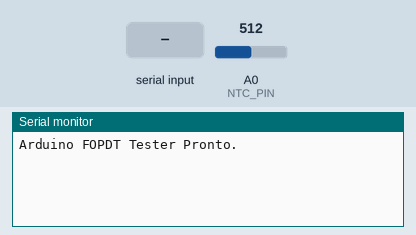
The sketch below on a simulated Arduino Zero (SAMD21). On the bench: the last lines printed to the serial monitor. The inputs (shaded band) are chosen by the test bench; at power-on: A0 (NTC_PIN) = 512 (analog values on the 0–1023 scale).

Above: at 1.2 s.
1.3 s: "SET_DUTY,\n" received over Serial
At 2.2 s:
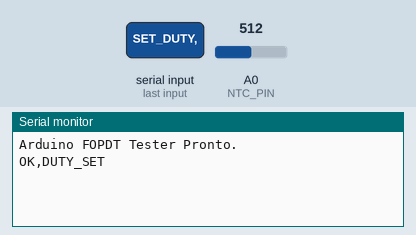
2.8 s: "STOP_TEST\n" received over Serial
At 3.3 s:
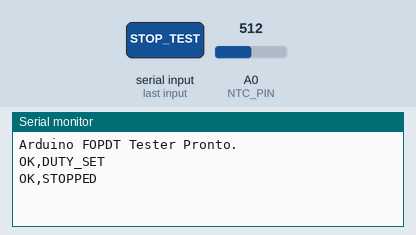
4.3 s: "GET_DATA\n" received over Serial
At 5.0 s:
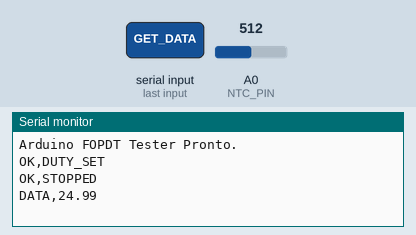

The sketch:

FOPDT_Step_Test.ino
```cpp
/*
 * TCC - FIRMWARE DE TESTE DE DEGRAU (FOPDT)
 * MCU: Arduino Nano 33 IoT
 * OBJETIVO: Este código NÃO é o controlador PID.
 * Ele serve apenas para o teste de identificação do sistema.
 * Ele recebe um comando serial (ex: "SET_DUTY,50.0") e aplica
 * essa potência constante no SSR, reportando a temperatura
 * para o PC (Python) que a registra.
 */

// --- Pinos de Hardware ---
const int NTC_PIN = A0;   // Pino do sensor NTC do forno
const int SSR_PIN = A1;   // Pino que aciona o Relé de Estado Sólido (SSR)

// --- Constantes do ADC e NTC (Portado do seu STM32) ---
const float VREF = 3.3f;            // Tensão de referência (correto para o Nano 33 IoT)
const int   ADC_MAX_BITS = 12;      // Vamos usar 12-bits de resolução (o Nano 33 IoT suporta)
const float ADC_MAX_VALUE = 4095.0f;  // 2^12 - 1
const int   ADC_SAMPLES = 100;       // Número de amostras para fazer a média (reduz ruído)

// --- Constantes do NTC (Baseado nas suas especificações) ---
const float R_DIVISOR = 10000.0f;       // Resistor divisor de 10k
const float NTC_R_NOMINAL = 10000.0f;   // 10k (Resistência nominal do NTC)
const float NTC_T_NOMINAL_C = 25.0f;    // 25°C (Temperatura nominal)

// !! ATENÇÃO: SUAS SPECS TÊM DOIS VALORES B. ESCOLHA O CORRETO !!
//    B=3950 (do "Tipo") ou B=3380 (da "B-constante")
//    Mude o valor abaixo para fazer seu fine-tuning.
const float NTC_B_VALUE = 3950.0f;      //
// const float NTC_B_VALUE = 3380.0f;   // (Descomente para testar este)


// --- Parâmetros de Controle do Teste ---
const long TIME_PROPORTIONING_WINDOW = 5000; // Janela de 5 segundos (5000 ms)
float dutyCycle = 0.0;                       // (0.0 a 100.0)
bool testRunning = false;

// --- Variáveis de Temporização ---
unsigned long ssrWindowStartTime = 0;

// =================================================================
//   SETUP
// =================================================================
void setup() {
  Serial.begin(115200); // Inicia comunicação serial com o PC (Python)

  // LINHA CRÍTICA: Espera o PC (Python) abrir a porta serial
  // Essencial para placas com USB nativo como o Nano 33 IoT
  while (!Serial);

  // Aumenta a resolução do ADC de 10-bit (padrão) para 12-bit
  analogReadResolution(ADC_MAX_BITS);

  pinMode(SSR_PIN, OUTPUT);
  digitalWrite(SSR_PIN, LOW);

  Serial.println("Arduino FOPDT Tester Pronto.");
}

// =================================================================
//   LOOP PRINCIPAL
// =================================================================
void loop() {
  // 1. Processa comandos seriais vindos do Python
  handleSerialCommands();

  // 2. Executa o controle do SSR (se o teste estiver rodando)
  runSsrControl();
}

// =================================================================
//   FUNÇÕES DE CONTROLE
// =================================================================

/**
 * @brief Verifica se há comandos seriais do Python e os processa.
 */
void handleSerialCommands() {
  if (Serial.available() > 0) {
    String cmd = Serial.readStringUntil('\n');
    cmd.trim();
    processCommand(cmd);
  }
}

/**
 * @brief Executa a lógica de Time-Proportioning (PWM Lento) para o SSR.
 [cite_start]* [cite: 604-608]
 */
void runSsrControl() {
  if (!testRunning) {
    digitalWrite(SSR_PIN, LOW); // Garante que esteja desligado
    return;
  }

  unsigned long currentMillis = millis();

  // Reinicia a janela de 5 segundos se ela tiver terminado
  if (currentMillis - ssrWindowStartTime >= TIME_PROPORTIONING_WINDOW) {
    ssrWindowStartTime = currentMillis;
  }

  // Calcula quanto tempo (ms) o SSR deve ficar LIGADO dentro desta janela
  unsigned long onTime_ms = (TIME_PROPORTIONING_WINDOW * dutyCycle) / 100.0;

  // Lógica de acionamento do SSR
  if (currentMillis - ssrWindowStartTime < onTime_ms) {
    digitalWrite(SSR_PIN, HIGH);
  } else {
    digitalWrite(SSR_PIN, LOW);
  }
}

/**
 * @brief Interpreta os comandos de texto do Python.
 */
void processCommand(String cmd) {
  // Ex: "SET_DUTY,50.0"
  if (cmd.startsWith("SET_DUTY,")) {
    dutyCycle = cmd.substring(9).toFloat();
    testRunning = true;
    ssrWindowStartTime = millis(); // Inicia o controle imediatamente
    Serial.println("OK,DUTY_SET"); // Resposta clara
  }

  // Ex: "STOP_TEST"
  else if (cmd.equals("STOP_TEST")) {
    testRunning = false;
    dutyCycle = 0.0;
    digitalWrite(SSR_PIN, LOW); // Garante que o forno desligue
    Serial.println("OK,STOPPED"); // Resposta clara
  }

  // Ex: "GET_DATA"
  else if (cmd.equals("GET_DATA")) {
    float tempC = getOvenTemperature();

    // Formato: "DATA,TEMP_FORNO"
    Serial.print("DATA,");
    Serial.println(tempC, 2); // Envia com 2 casas decimais
  }
}

// =================================================================
//   FUNÇÕES DE LEITURA DO SENSOR (Portado do seu STM32)
// =================================================================

/**
 * @brief Pega a temperatura final do forno em Celsius.
 * Combina todas as etapas de conversão.
 */
float getOvenTemperature() {
  // 1. Ler a média de N amostras do ADC
  float adc_avg = adc_read_averaged(NTC_PIN, ADC_SAMPLES);

  // 2. Converter o valor do ADC em resistência
  float r_ntc = ntc_resistance_from_adc(adc_avg);

  // 3. Converter a resistência em temperatura
  float celsius = ntc_temp_from_resistance(r_ntc);

  return celsius;
}

/**
 * @brief Realiza a leitura de 'samples' amostras do ADC e retorna a média.
 */
float adc_read_averaged(int pin, int samples) {
  uint32_t sum = 0;
  for(int i = 0; i < samples; i++) {
    sum += analogRead(pin);
    delay(1); // Pequeno delay para estabilização
  }
  return (float)sum / (float)samples;
}

/**
 * @brief Calcula a resistência do NTC a partir do valor PURO do ADC (Ratiométrico).
 * @note  Assume o circuito: VREF --- [NTC] --- ADC_PIN --- [R_DIVISOR] --- GND
 * Esta fórmula é imune a flutuações na VREF (USB).
 */
float ntc_resistance_from_adc(float adc_avg_val) {

  // Proteção contra leitura máxima (NTC em curto ou V_adc = VREF)
  if (adc_avg_val >= ADC_MAX_VALUE - 1) {
    return 9999999.0f; // Resistência quase infinita
  }

  // Fórmula Ratiométrica para Pull-Down:
  // R_NTC = R_DIVISOR * (Leitura_ADC / (MAX_ADC - Leitura_ADC))
  float r_ntc = R_DIVISOR * (adc_avg_val / (ADC_MAX_VALUE - adc_avg_val));

  return r_ntc;
}
/**
 * @brief Calcula a temperatura em Celsius usando a fórmula Beta.
 */
float ntc_temp_from_resistance(float R_ntc) {
  // T0 em Kelvin (Temperatura nominal, 25°C)
  const float T0_K = NTC_T_NOMINAL_C + 273.15f;

  // T_K = 1 / ( (1/T0) + (1/B) * ln(R/R0) )
  float invT = 1.0f / T0_K + (1.0f / NTC_B_VALUE) * log(R_ntc / NTC_R_NOMINAL);

  float T_K = 1.0f / invT;

  // Retorna a temperatura em Celsius
  return T_K - 273.15f;
}
```

Measured:
- after the input at 1.3 s, the serial monitor: prints a new line at once (image 1)
- after the input at 2.8 s, the serial monitor: prints a new line at once (image 2)
- after the input at 4.3 s, the serial monitor: prints a new line after 0.11 s (image 3)
